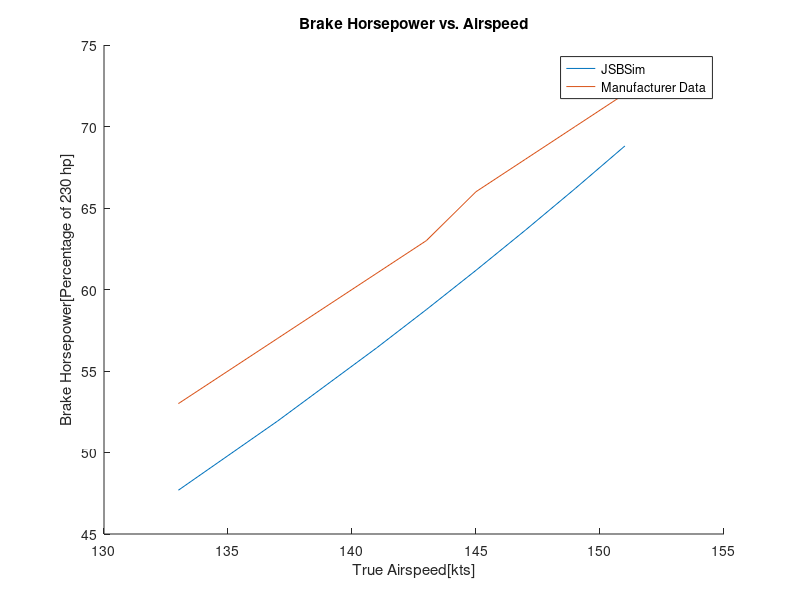
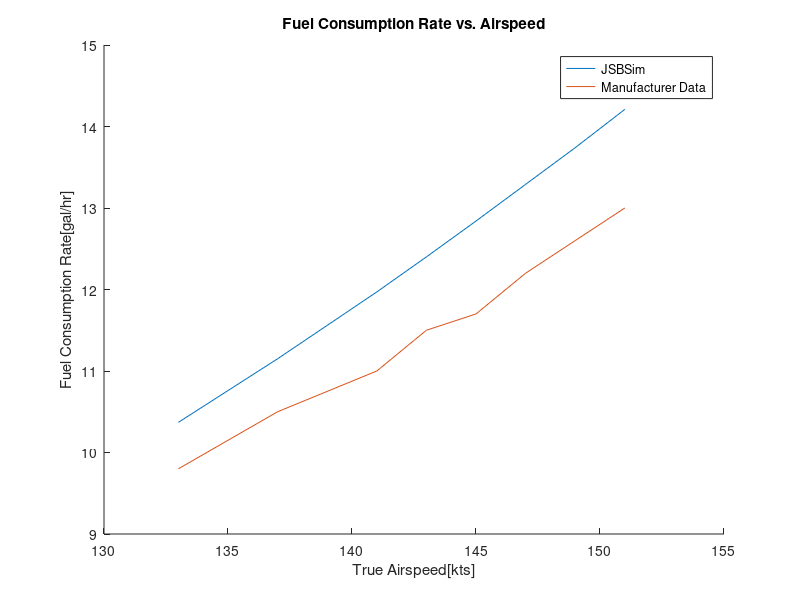
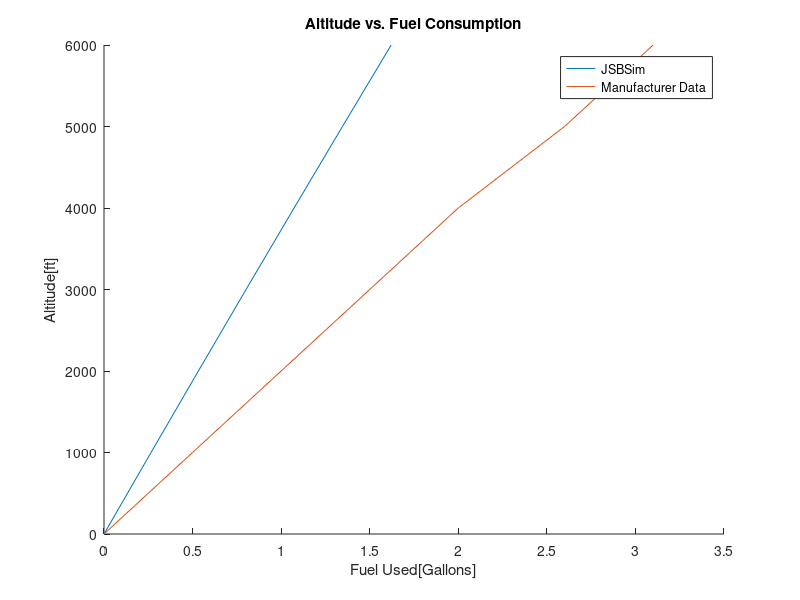

Write the MATLAB code that produced these figures, in order.
%% HW 4 MAE 184

%% P1:

V = [133 137 141 143 145 147 149 151];
p230 = [109.68 119.44 129.779 135.168 140.707 146.398 152.243 158.244]*100/230;
fc = [10.37 11.15 11.97 12.40 12.84 13.29 13.74 14.21];

manp230 = [53 57 61 63 66 68 70 72];
mafc = [9.8 10.5 11 11.5 11.7 12.2 12.6 13];

figure; hold on;
plot(V,p230);
plot(V,manp230);
legend('JSBSim','Manufacturer Data');
title('Brake Horsepower vs. Airspeed');
xlabel('True Airspeed[kts]'); ylabel('Brake Horsepower[Percentage of 230 hp]');

figure; hold on;
plot(V,fc);
plot(V,mafc);
legend('JSBSim','Manufacturer Data');
title('Fuel Consumption Rate vs. Airspeed');
xlabel('True Airspeed[kts]'); ylabel('Fuel Consumption Rate[gal/hr]');

%% P2:
g = 32.2;
TSL = 518.7;
a = -.00356;
R = 1716;

h = [500 1500 2500 3500 4500 5500];
vc = 9620.52;

r = (1+a*h/TSL).^(-(1+g/(a*R)));

vt = vc./sqrt(r);
gamma = asin(680./vt);

fc = [10.83222 10.904981 10.980915 11.059855 11.141892 11.227434];

t = 1000/680;
f = zeros(6,1);
for i = 1:length(fc)
    f(i+1) = f(i)+fc(i)*t/60;
end

manf = [0 .5 1 1.5 2 2.6 3.1];
h = (0:6)*1000;

figure; hold on;
plot(f,h);
plot(manf,h);
legend('JSBSim','Manufacturer Data');
title('Altitude vs. Fuel Consumption');
xlabel('Fuel Used[Gallons]');
ylabel('Altitude[ft]');
